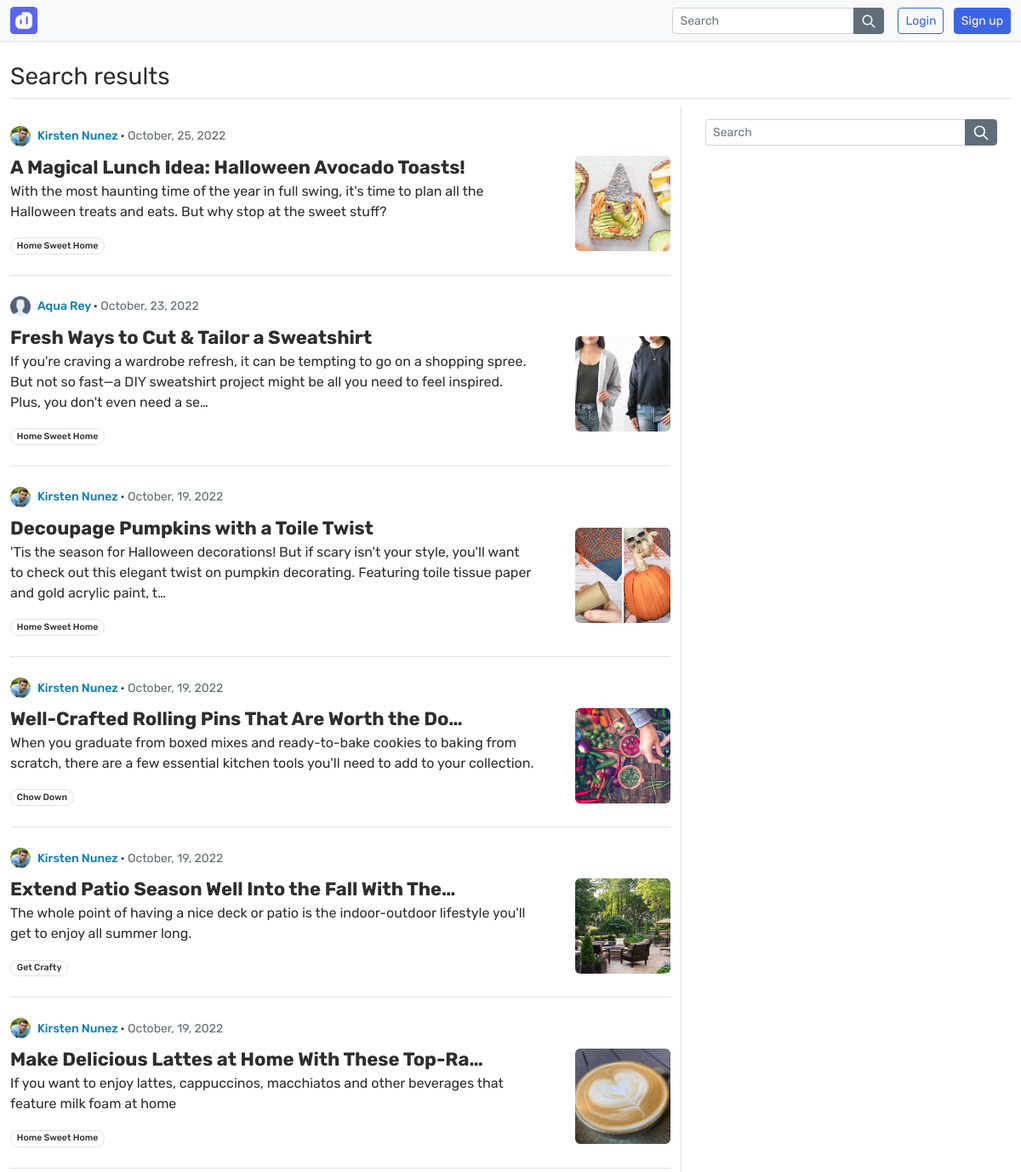
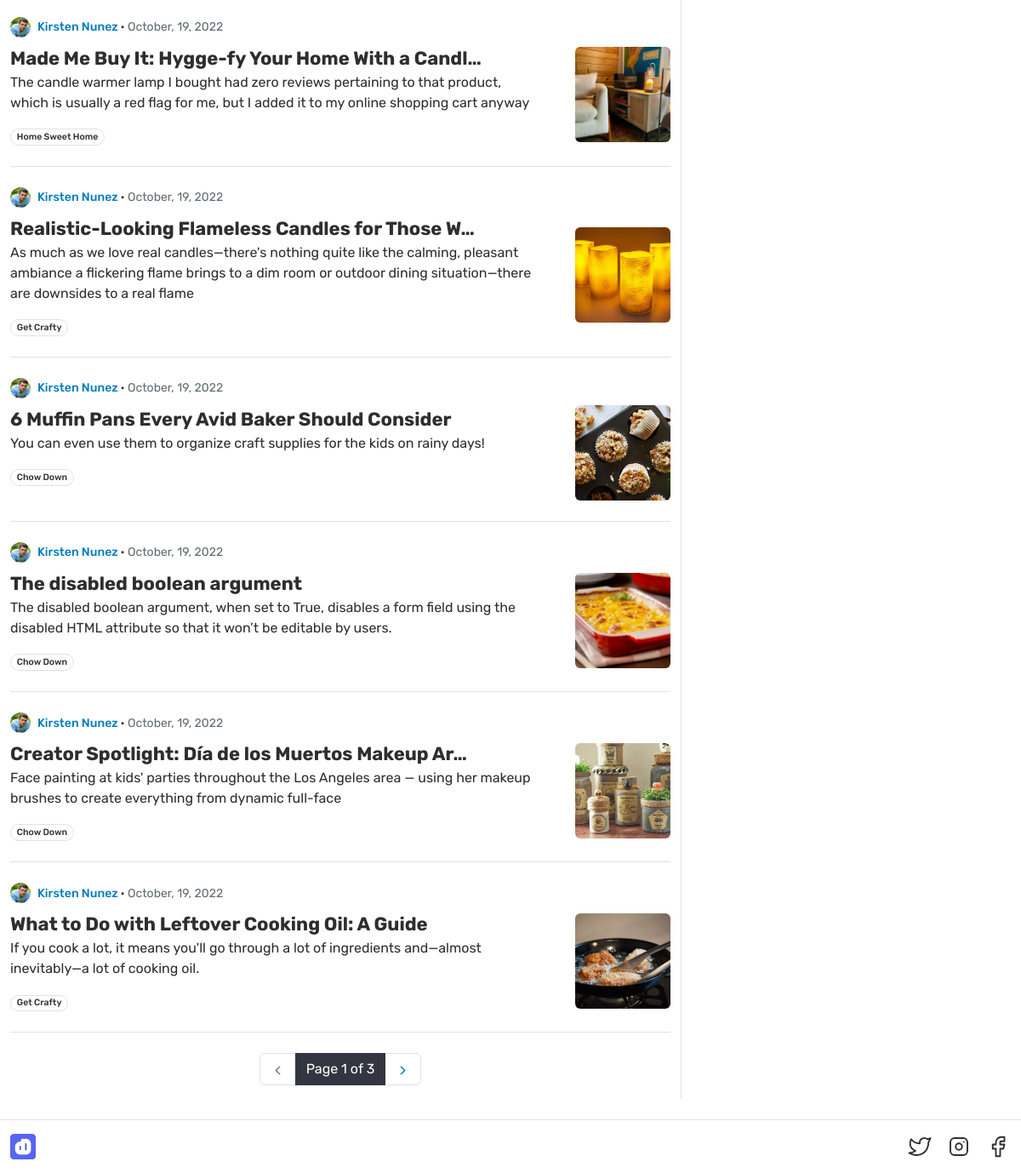
The app's page /search/ with its own data (2 pictures, top to bottom).
### feed/models.py (models this page shows, shortened)
class Post(models.Model):
    author = models.ForeignKey(AUTH_USER_MODEL, on_delete=models.CASCADE)
    category = models.ForeignKey(Category, on_delete=models.PROTECT)
    title = models.CharField(max_length=128, db_index=True)
    slug = AutoSlugField(populate_from='title', db_index=True)
    description = models.CharField(max_length=256, db_index=True)
    thumbnail = models.ImageField(upload_to=PHOTOS_PATH)
    body = RichTextField()
    likes = models.ManyToManyField(AUTH_USER_MODEL, related_name='likes', related_query_name='like')
    created_at = models.DateTimeField(auto_now_add=True)
    modified_at = models.DateTimeField(auto_now=True)
    def get_absolute_url(self):
        return reverse('post_detail', kwargs={'post_id': self.pk, 'post_slug': self.slug})
    class Meta:
        verbose_name = 'post'
        verbose_name_plural = 'posts'
        ordering = ['-created_at', 'title', 'description', 'slug', 'pk']

class User(AbstractUser):
    bio = models.TextField(max_length=128, blank=True)
    avatar = models.ImageField(upload_to=PHOTOS_PATH, null=True, blank=True)
    bookmarks = models.ManyToManyField(Post, related_name='bookmarks', related_query_name='bookmark')
    class Meta:
        verbose_name = 'user'
        verbose_name_plural = 'users'
        ordering = ['username']

class Category(models.Model):
    name = models.CharField(max_length=64, db_index=True)
    slug = models.SlugField(max_length=64, unique=True, db_index=True)
    def get_absolute_url(self):
        return reverse('category', kwargs={'category_slug': self.slug})
    class Meta:
        verbose_name = 'category'
        verbose_name_plural = 'categories'
        ordering = ['name', 'slug', 'pk']

### feed/views.py (the view)
# urls.py: path('search/', SearchView.as_view(), name='search'),
class SearchView(ListView):
    model = Post
    template_name = 'feed/search.html'
    extra_context = {'title': 'Search', 'form': SearchForm}
    context_object_name = 'results'
    paginate_by = 12
    def get_queryset(self):
        posts = super().get_queryset().select_related('category', 'author')
        if self.request.method == 'GET':
            form = SearchForm(self.request.GET)
            query = form.data.get('query')
            if query:
                query = query.strip()
                lookups = Q(title__icontains=query) | Q(slug__icontains=query) | Q(description__icontains=query)
                return posts.filter(lookups)
        return posts

### feed/templates/feed/search.html (shortened to what this page needs)
{% extends 'feed/base_site.html' %}
{% load static feed_tags %}
{% block content %}
<h1 class="mb-0 mb-lg-2 pb-2 border-bottom fs-3 fw-normal">Search results {% if request.GET.query %}for <b>{{ request.GET.query }}</b>{% endif %}</h1>
<div class="row flex-fill">
    <section id="search-results" class="col-12 col-lg-8 flex-fill d-flex flex-column">
        <ul class="list-unstyled">
            {% if results %}
            {% for result in results %}
            <li class="pb-4 mt-4 border-bottom">
                <article>
                    <div class="d-flex align-items-center gap-2 mb-2">
                        <figure class="search-result__author__avatar">
                            {% if result.author.avatar %}
                            <img src="{{ result.author.avatar.url }}" class="rounded-circle" width="24" alt="Post author avatar">
                            {% else %}
                            <img src="{% static 'feed/dist/images/user.png' %}" width="24">
                            {% endif %}
                        </figure>
                        <div class="search-result__summary">
                            <a href="#" class="search-result__author__name">
                                {{ result.author.get_full_name }}
                            </a>
                            <span class="circle-divider"></span>
                            <span class="search-result__create-date">
                                {{ result.created_at|date:"F, d, Y" }}
                            </span>
                        </div>
                    </div>
                    <div class="d-flex">
                        <div class="flex-fill flex-wrap">
                            <span class="component-article-listing">
                                <a href="{{ result.get_absolute_url }}" class="mb-1 article-listing__heading search-result__heading">{{ result.title|truncatechars:48 }}</a>
                                <p class="search-result__description text-break">{{ result.description|truncatechars:196 }}</p>
                            </span>
                            <div class="search-result__tags">
                                <ul class="list-unstyled d-flex gap-1">
                                    <li>
                                        <a href="{{ result.category.get_absolute_url }}">
                                            <span class="badge rounded-pill text-bg-bright-gray fw-medium border text-dark">{{ result.category.name }}</span>
                                        </a>
                                    </li>
                                </ul>
                            </div>
                        </div>
                        <span class="ms-4 ms-md-5 d-flex align-items-center justify-content-end">
                            <picture class="search-result__image">
                                <img class="rounded" src="{{ result.thumbnail.url }}" alt="{{ result.title }}" loading="lazy">
                            </picture>
                        </span>
                    </div>
                </article>
            </li>
            {% endfor %}
            {% endif %}
        </ul>
        {% if page_obj.has_other_pages %}
        <nav class="mt-2 flex-fill d-flex flex-column justify-content-end align-self-center">
            <ul class="pagination">
                {% if page_obj.has_previous %}
                <li class="page-item"><a class="page-link" href="{% if request.get_full_path == request.path %}?{% else %}{{ request.get_full_path }}&{% endif %}page={{ page_obj.previous_page_number }}" aria-label="Previous"><span>
                    <svg xmlns="http://www.w3.org/2000/svg" class="icon icon-tabler icon-tabler-chevron-left" width="24" height="24" viewBox="0 0 24 24" stroke-width="2" stroke="currentColor" fill="none" stroke-linecap="round" stroke-linejoin="round">
                        <path stroke="none" d="M0 0h24v24H0z" fill="none"></path>
                        <polyline points="15 6 9 12 15 18"></polyline>
                     </svg>
                </span></a></li>
                {% else %}
                <li class="page-item disabled"><span class="page-link">
                </span></li>
                {% endif %}
                <li class="page-item active"><span class="page-link">Page {{ page_obj.number }} of {{ paginator.num_pages }}</span></li>
                {% if page_obj.has_next %}
                <li class="page-item"><a class="page-link"
                href="{% if request.get_full_path == request.path %}?{% else %}{{ request.get_full_path }}&{% endif %}page={{ page_obj.next_page_number }}" aria-label="Next"><span>
                </span></a></li>
                {% endif %}
            </ul>
        </nav>
        {% endif %}
    </section>
    <aside class="col-12 col-lg-4 border-start-lg order-first order-lg-last mb-3 mb-lg-0">
        <div class="p-0 py-3 p-lg-2 p-xl-3 border-bottom border-bottom-lg-0 sticky-lg-top" style="top: 5rem;">
            <form action="{% url 'search' %}" method="GET" class="mb-3 search-form">
                <div class="input-group input-group-sm w-100">
                    <input type="text" class="form-control" placeholder="Search" name="{{ form.query.name }}" value="{{ request.GET.query }}">
                    <button type="submit" class="btn btn-secondary">
                    </button>
                </div>
            </form>
        </div>
    </aside>
</div>
{% endblock content %}

### records on screen
Post: author.avatar (picture), author.get_full_name "Kirsten Nunez", created_at "October, 25, 2022", title "A Magical Lunch Idea: Halloween Avocado Toasts!", description "With the most haunting time of the year in full swing, it's time to plan all the Halloween treats and eats. But why stop at the sweet stuff?", category.name "Home Sweet Home", thumbnail (picture)
Post: author.get_full_name "Aqua Rey", created_at "October, 23, 2022", title "Fresh Ways to Cut & Tailor a Sweatshirt", description "If you're craving a wardrobe refresh, it can be tempting to go on a shopping spree. But not so fast—a DIY sweatshirt project might be all you need to feel inspired. Plus, you don't even need a se…", category.name "Home Sweet Home", thumbnail (picture)
Post: author.avatar (picture), author.get_full_name "Kirsten Nunez", created_at "October, 19, 2022", title "Decoupage Pumpkins with a Toile Twist", description "'Tis the season for Halloween decorations! But if scary isn't your style, you'll want to check out this elegant twist on pumpkin decorating. Featuring toile tissue paper and gold acrylic paint, t…", category.name "Home Sweet Home", thumbnail (picture)
Post: author.avatar (picture), author.get_full_name "Kirsten Nunez", created_at "October, 19, 2022", title "Well-Crafted Rolling Pins That Are Worth the Do…", description "When you graduate from boxed mixes and ready-to-bake cookies to baking from scratch, there are a few essential kitchen tools you'll need to add to your collection.", category.name "Chow Down", thumbnail (picture)
Post: author.avatar (picture), author.get_full_name "Kirsten Nunez", created_at "October, 19, 2022", title "Extend Patio Season Well Into the Fall With The…", description "The whole point of having a nice deck or patio is the indoor-outdoor lifestyle you'll get to enjoy all summer long.", category.name "Get Crafty", thumbnail (picture)
Post: author.avatar (picture), author.get_full_name "Kirsten Nunez", created_at "October, 19, 2022", title "Make Delicious Lattes at Home With These Top-Ra…", description "If you want to enjoy lattes, cappuccinos, macchiatos and other beverages that feature milk foam at home", category.name "Home Sweet Home", thumbnail (picture)
Post: author.avatar (picture), author.get_full_name "Kirsten Nunez", created_at "October, 19, 2022", title "Made Me Buy It: Hygge-fy Your Home With a Candl…", description "The candle warmer lamp I bought had zero reviews pertaining to that product, which is usually a red flag for me, but I added it to my online shopping cart anyway", category.name "Home Sweet Home", thumbnail (picture)
Post: author.avatar (picture), author.get_full_name "Kirsten Nunez", created_at "October, 19, 2022", title "Realistic-Looking Flameless Candles for Those W…", description "As much as we love real candles—there's nothing quite like the calming, pleasant ambiance a flickering flame brings to a dim room or outdoor dining situation—there are downsides to a real flame", category.name "Get Crafty", thumbnail (picture)
Post: author.avatar (picture), author.get_full_name "Kirsten Nunez", created_at "October, 19, 2022", title "6 Muffin Pans Every Avid Baker Should Consider", description "You can even use them to organize craft supplies for the kids on rainy days!", category.name "Chow Down", thumbnail (picture)
Post: author.avatar (picture), author.get_full_name "Kirsten Nunez", created_at "October, 19, 2022", title "The disabled boolean argument", description "The disabled boolean argument, when set to True, disables a form field using the disabled HTML attribute so that it won’t be editable by users.", category.name "Chow Down", thumbnail (picture)
Post: author.avatar (picture), author.get_full_name "Kirsten Nunez", created_at "October, 19, 2022", title "Creator Spotlight: Día de los Muertos Makeup Ar…", description "Face painting at kids' parties throughout the Los Angeles area — using her makeup brushes to create everything from dynamic full-face", category.name "Chow Down", thumbnail (picture)
Post: author.avatar (picture), author.get_full_name "Kirsten Nunez", created_at "October, 19, 2022", title "What to Do with Leftover Cooking Oil: A Guide", description "If you cook a lot, it means you'll go through a lot of ingredients and—almost inevitably—a lot of cooking oil.", category.name "Get Crafty", thumbnail (picture)

### other values on screen
{{ page_obj.number }} "1"
{{ paginator.num_pages }} "3"
